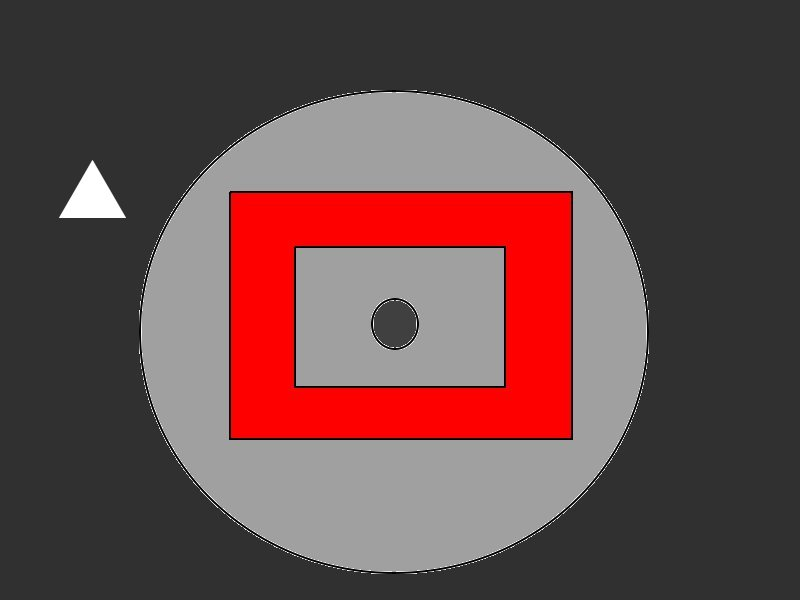
#> input picture dewar_fiducial.jpg, 800 x 600 px
$ python lidxy.py
#> lines starting #> are read from the running program, lines starting #| are printed output that depends on the picture; after the words box and inside, x2 and y2 are one past the last pixel; in counts of white or black regions, pixels touching at a corner belong together
#> in main, image is the input picture: shape (600, 800, 3); mean B, G, R 74.5, 74.5, 102.4
import cv2
import numpy as np

def find_fiducial_marker(image):
    gray_image = cv2.cvtColor(image, cv2.COLOR_BGR2GRAY)
    ret, thresh = cv2.threshold(gray_image, 200, 255, cv2.THRESH_BINARY)
    contours, _ = cv2.findContours(thresh, cv2.RETR_EXTERNAL, cv2.CHAIN_APPROX_SIMPLE)

    for contour in contours:
        epsilon = 0.02 * cv2.arcLength(contour, True)
        approx = cv2.approxPolyDP(contour, epsilon, True)

        if len(approx) == 3:
            triangle_center = np.mean(approx, axis=0)[0]
            return int(triangle_center[0]), int(triangle_center[1])


def find_circle_center(image):
    gray_image = cv2.cvtColor(image, cv2.COLOR_BGR2GRAY)
    circles = cv2.HoughCircles(gray_image, cv2.HOUGH_GRADIENT, 1, 100, param1=50, param2=30, minRadius=0, maxRadius=0)

    if circles is not None:
        circles = np.round(circles[0, :]).astype("int")

        for (x, y, radius) in circles:
            return x, y

def find_coordinates(image):
    lower_red = np.array([0, 0, 200])
    upper_red = np.array([50, 50, 255])

    mask = cv2.inRange(image, lower_red, upper_red)
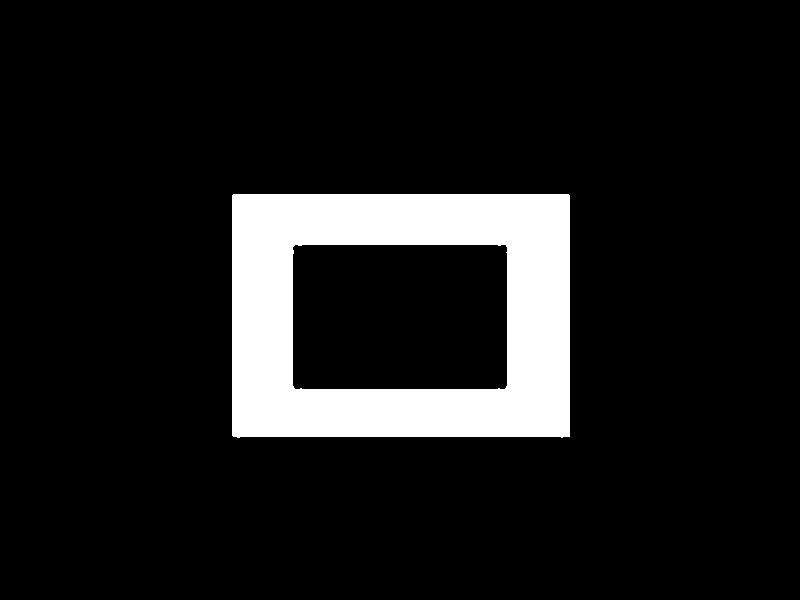
#> mask: shape (600, 800); 10.7% white; 1 white region
    masked_image = cv2.bitwise_and(image, image, mask=mask)
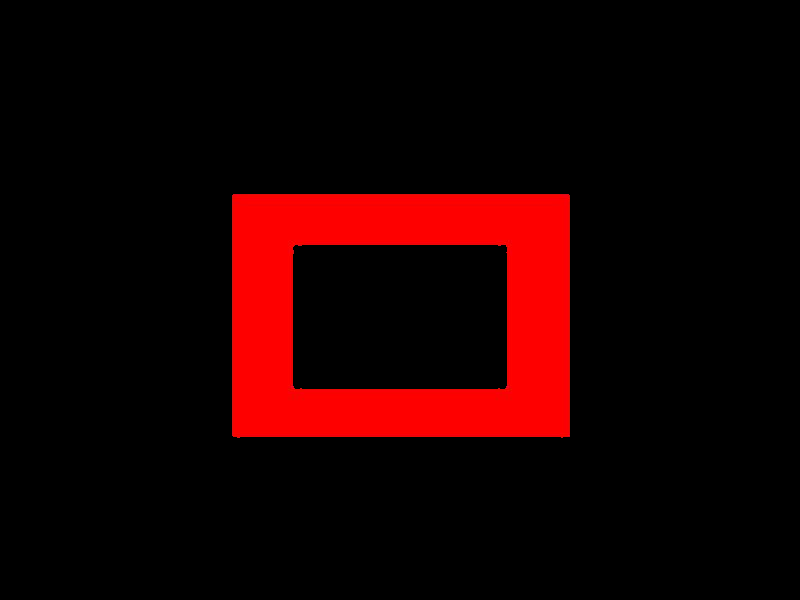
#> masked_image: shape (600, 800, 3); mean B, G, R 0.1, 0.1, 27
    gray_image = cv2.cvtColor(masked_image, cv2.COLOR_BGR2GRAY)
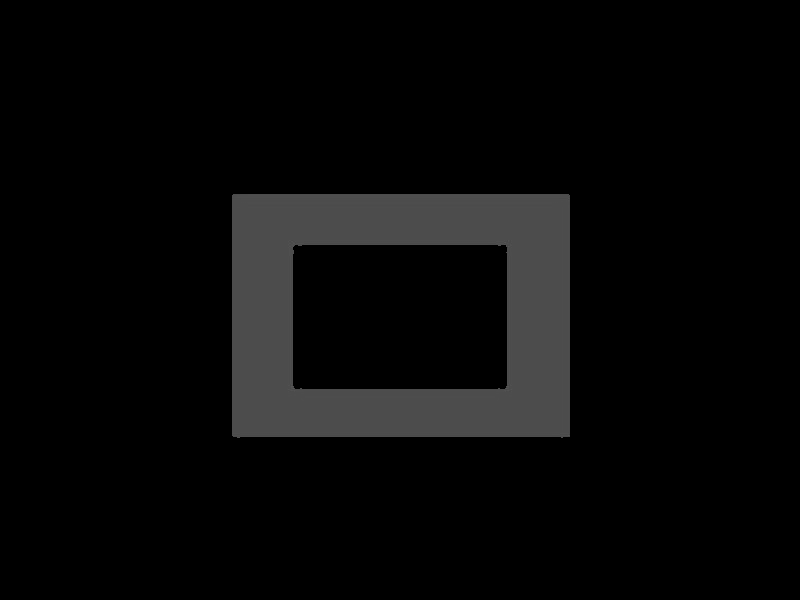
#> gray_image: shape (600, 800); min 0, max 88, mean 8.1
    ret, thresh = cv2.threshold(gray_image, 50, 255, cv2.THRESH_BINARY)

    contours, _ = cv2.findContours(thresh, cv2.RETR_EXTERNAL, cv2.CHAIN_APPROX_SIMPLE)
#> contours = 1 contour; box (x1, y1, x2, y2) and area: (232, 194, 570, 438) 81558

    for contour in contours:
        if cv2.contourArea(contour) > 5000:
            x, y, w, h = cv2.boundingRect(contour)
            cropped_image = image[y:y + h, x:x + w]

            circle_x, circle_y = find_circle_center(cropped_image)
            circle_center = (x + circle_x, y + circle_y)

            fiducial_x, fiducial_y = find_fiducial_marker(image)

            relative_x = circle_center[0] - fiducial_x
            relative_y = circle_center[1] - fiducial_y

            return relative_x, relative_y
#> this loop made 1 pass
#> (x, y, w, h, circles in find_circle_center, circle_x, circle_y, circle_center) on pass 1: (232, 194, 338, 244, [[162, 128, 24]], 162, 128, (394, 322))
#> pass 1, in find_coordinates, `cropped_image = image[y:y + h, x:x + w]`:
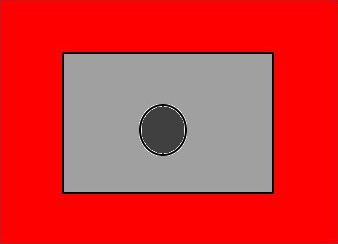
#> cropped_image: shape (244, 338, 3); mean B, G, R 54.3, 54.4, 213.6
#> pass 1, in find_circle_center, `gray_image = cv2.cvtColor(image, cv2.COLOR_BGR2GRAY)`:
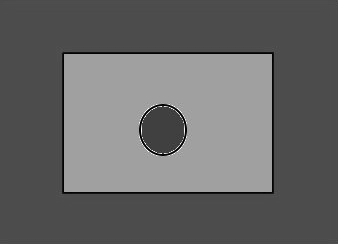
#> gray_image: shape (244, 338); min 0, max 255, mean 102
#> pass 1, in find_fiducial_marker, `gray_image = cv2.cvtColor(image, cv2.COLOR_BGR2GRAY)`:
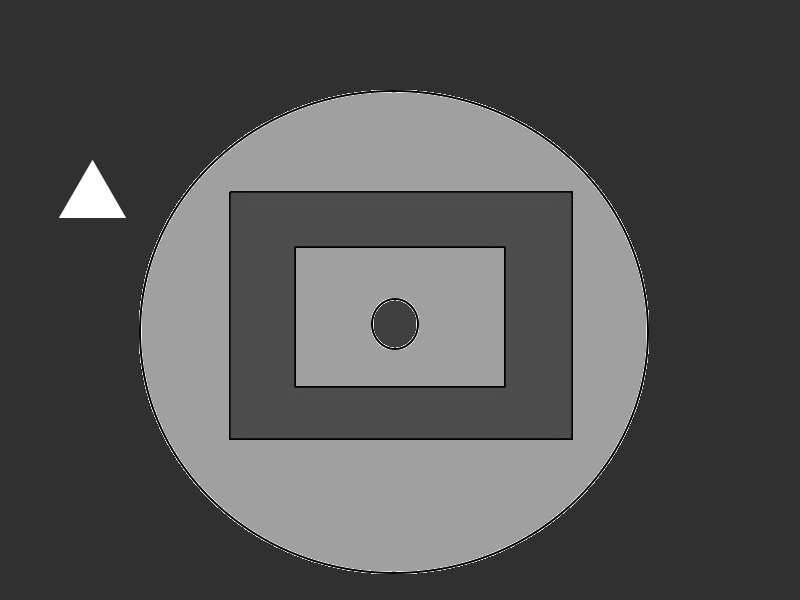
#> gray_image: shape (600, 800); min 0, max 255, mean 82.8
#> pass 1, in find_fiducial_marker, `ret, thresh = cv2.threshold(gray_image, 200, 255, cv2.THRESH_BINARY)`:
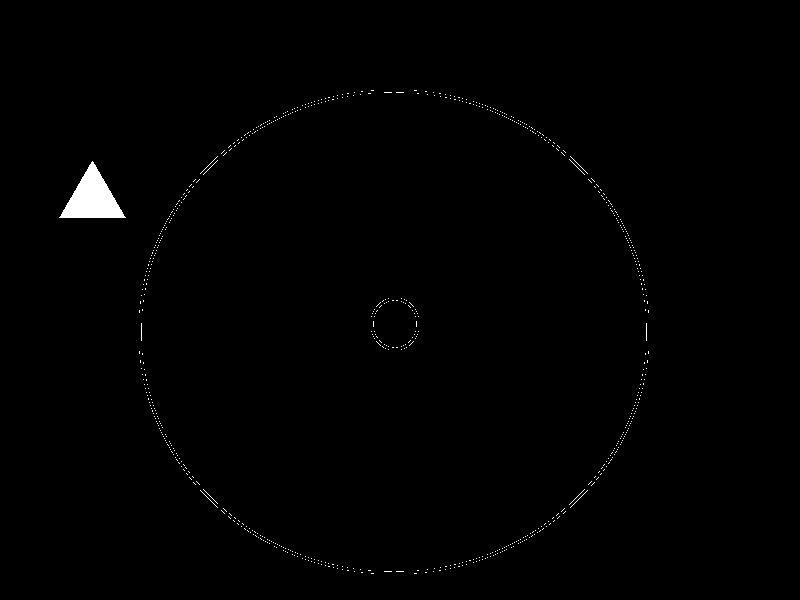
#> thresh: shape (600, 800); 0.65% white; 737 white regions (736 under 20 px), largest, box (x1, y1, x2, y2) and area: (59, 161, 126, 218) 1929
def draw_crosshair(image, center, color, size=10, thickness=2):
    x, y = center
    cv2.line(image, (x - size, y), (x + size, y), color, thickness)
    cv2.line(image, (x, y - size), (x, y + size), color, thickness)

def main():
    image = cv2.imread('dewar_fiducial.jpg')
    result = find_coordinates(image)
#> result = (302, 124)
    if result is not None:
        x, y = result
#> x = 302; y = 124
        print(f'The coordinates of the dewar hole relative to the fiducial marker are: ({x}, {y})')
#| The coordinates of the dewar hole relative to the fiducial marker are: (302, 124)

        # Draw crosshair in the middle of the dark inner circle
        circle_center = (x + find_fiducial_marker(image)[0], y + find_fiducial_marker(image)[1])
#> the loop in find_fiducial_marker, `for contour in contours:` made 561 passes
#> (epsilon, triangle_center) on pass 561: (4.11, [92, 198.3])
#> (epsilon, approx) on passes 1 to 6: (0.08, [[414, 573], [416, 573]]), (0.08, [[371, 573], [373, 573]]), (0.04, [[425, 572], [426, 572]]), (0.04, [[361, 572], [362, 572]]), (0, [[433, 571]]), (0.28, [[396, 571], [403, 571]])
#> circle_center = (394, 322)
        draw_crosshair(image, circle_center, (255, 0, 0))
#> in draw_crosshair, `x, y = center`: x = 394; y = 322
#> in draw_crosshair, `cv2.line(image, (x - size, y), (x + size, y), color, thickness)`: image: shape (600, 800, 3); 0.01% of pixels changed, all inside (x1, y1, x2, y2) = (383, 321, 406, 324)
#> in draw_crosshair, `cv2.line(image, (x, y - size), (x, y + size), color, thickness)`: image: shape (600, 800, 3); mean B, G, R 74.5, 74.5, 102.3
    else:
        print("Failed to find coordinates.")

    # Draw crosshair in the middle of the triangle
    triangle_center = find_fiducial_marker(image)
#> triangle_center = (92, 198)
    if triangle_center is not None:
        draw_crosshair(image, triangle_center, (255, 0, 0))
#> in draw_crosshair (call 2), `cv2.line(image, (x - size, y), (x + size, y), color, thickness)`: image: shape (600, 800, 3); mean B, G, R 74.5, 74.4, 102.3
#> in draw_crosshair (call 2), `cv2.line(image, (x, y - size), (x, y + size), color, thickness)`: image: shape (600, 800, 3); mean B, G, R 74.5, 74.4, 102.3

    cv2.imshow('Input Image', image)
    cv2.waitKey(0)
    cv2.destroyAllWindows()

if __name__ == '__main__':
    main()
